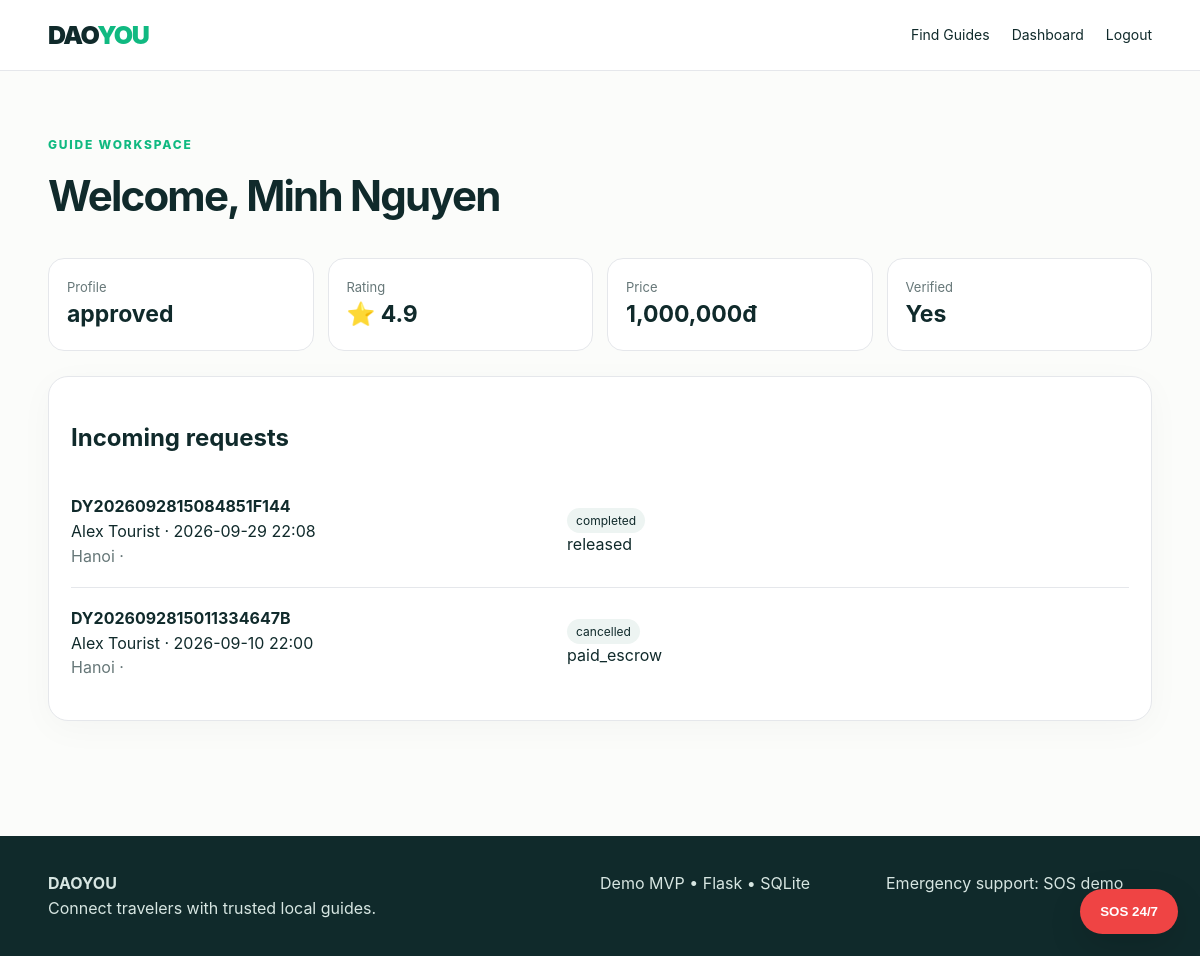
The app's page /dashboard/guide (signed in) with its own data.
### app.py (models this page shows)
class User(db.Model):
    id = db.Column(db.Integer, primary_key=True)
    name = db.Column(db.String(120), nullable=False)
    email = db.Column(db.String(180), unique=True, nullable=False)
    password_hash = db.Column(db.String(255), nullable=False)
    role = db.Column(db.String(20), default="tourist", nullable=False)
    created_at = db.Column(db.DateTime, default=datetime.utcnow)
    guide_profile = db.relationship("GuideProfile", backref="user", uselist=False, cascade="all, delete-orphan")
    bookings_as_tourist = db.relationship("Booking", foreign_keys="Booking.tourist_id", backref="tourist")
    bookings_as_guide = db.relationship("Booking", foreign_keys="Booking.guide_id", backref="guide")
    reviews_written = db.relationship("Review", foreign_keys="Review.tourist_id", backref="reviewer")

class GuideProfile(db.Model):
    id = db.Column(db.Integer, primary_key=True)
    user_id = db.Column(db.Integer, db.ForeignKey("user.id"), unique=True, nullable=False)
    bio = db.Column(db.Text, default="")
    location = db.Column(db.String(120), default="Hanoi")
    languages = db.Column(db.String(300), default="English")
    specialties = db.Column(db.String(400), default="Culture")
    experience_years = db.Column(db.Integer, default=1)
    price = db.Column(db.Integer, default=1000000)
    guide_type = db.Column(db.String(30), default="Professional")
    certificate_file = db.Column(db.String(255))
    intro_video_file = db.Column(db.String(255))
    status = db.Column(db.String(30), default="pending")
    verified = db.Column(db.Boolean, default=False)
    rating = db.Column(db.Float, default=0.0)
    review_count = db.Column(db.Integer, default=0)
    available = db.Column(db.Boolean, default=True)
    created_at = db.Column(db.DateTime, default=datetime.utcnow)

class Booking(db.Model):
    id = db.Column(db.Integer, primary_key=True)
    order_id = db.Column(db.String(40), unique=True, nullable=False)
    tourist_id = db.Column(db.Integer, db.ForeignKey("user.id"), nullable=False)
    guide_id = db.Column(db.Integer, db.ForeignKey("user.id"), nullable=False)
    start_time = db.Column(db.DateTime, nullable=False)
    location = db.Column(db.String(200), nullable=False)
    note = db.Column(db.Text, default="")
    base_price = db.Column(db.Integer, nullable=False)
    tourist_fee = db.Column(db.Integer, nullable=False)
    total_price = db.Column(db.Integer, nullable=False)
    guide_fee = db.Column(db.Integer, nullable=False)
    guide_payout = db.Column(db.Integer, nullable=False)
    status = db.Column(db.String(30), default="awaiting_guide")
    payment_status = db.Column(db.String(30), default="unpaid")
    created_at = db.Column(db.DateTime, default=datetime.utcnow)
    paid_at = db.Column(db.DateTime)
    completed_at = db.Column(db.DateTime)
    cancelled_at = db.Column(db.DateTime)
    review = db.relationship("Review", backref="booking", uselist=False, cascade="all, delete-orphan")

### app.py (the view)
@app.route("/dashboard/guide")
@role_required("guide")
def guide_dashboard():
    profile = current_user().guide_profile
    bookings = Booking.query.filter_by(guide_id=current_user().id).order_by(Booking.created_at.desc()).all()
    return render_template("guide_dashboard.html", profile=profile, bookings=bookings)

### app.py (called while the page is built)
def current_user():
    uid = session.get("user_id")
    return db.session.get(User, uid) if uid else None

@app.context_processor
def inject_globals():
    return {"current_user": current_user(), "now": datetime.utcnow()}

def role_required(role):
    def decorator(view):
        @wraps(view)
        def wrapper(*args, **kwargs):
            user = current_user()
            if not user:
                flash("Vui lòng đăng nhập.", "warning")
                return redirect(url_for("login"))
            if user.role != role:
                abort(403)
            return view(*args, **kwargs)
        return wrapper
    return decorator

### templates/guide_dashboard.html (shortened to what this page needs)
{% extends "base.html" %}
{% block content %}
<section class="container page">
  <div class="page-head"><div class="eyebrow">GUIDE WORKSPACE</div><h1>Welcome, {{ current_user.name }}</h1></div>
  <div class="stats-grid">
    <div class="metric"><span>Profile</span><b>{{ profile.status if profile else 'pending' }}</b></div>
    <div class="metric"><span>Rating</span><b>⭐ {{ "%.1f"|format(profile.rating) if profile else '0.0' }}</b></div>
    <div class="metric"><span>Price</span><b>{{ "{:,}".format(profile.price) if profile else 0 }}đ</b></div>
    <div class="metric"><span>Verified</span><b>{{ 'Yes' if profile and profile.verified else 'No' }}</b></div>
  </div>
  <div class="table-card">
    <h2>Incoming requests</h2>
    {% for b in bookings %}
      <div class="booking-row">
        <div><b>{{ b.order_id }}</b><br>{{ b.tourist.name }} · {{ b.start_time.strftime('%Y-%m-%d %H:%M') }}<br><span class="muted">{{ b.location }} · {{ b.note }}</span></div>
        <div><span class="status">{{ b.status }}</span><br>{{ b.payment_status }}</div>
      </div>
    {% else %}<div class="empty">No incoming bookings.</div>{% endfor %}
  </div>
</section>
{% endblock %}

### static/css/style.css (style rules this page uses)
:root { --ink:#102a2b; --muted:#667778; --mint:#10b981; --mint2:#d9f8ec; --cream:#f7f5ef; --white:#fff; --danger:#ef4444; --line:#e5e7eb; }
* { box-sizing:border-box }
body { margin:0;font-family:Inter,ui-sans-serif,system-ui,-apple-system,BlinkMacSystemFont,"Segoe UI",sans-serif;color:var(--ink);background:#fbfcfa;line-height:1.55 }
.container { width:min(1120px,92%);margin:auto }
.eyebrow { color:var(--mint);font-size:12px;font-weight:850;letter-spacing:1.8px }
.guide-card,.form-card,.booking-card,.table-card,.payment-card { background:#fff;border:1px solid var(--line);border-radius:20px;padding:22px;box-shadow:0 8px 35px #0d2e2a08 }
.muted { color:var(--muted) }
.page { padding:55px 0 }
.page-head { margin-bottom:30px }
.page-head h1 { font-size:42px;letter-spacing:-1.8px;margin:8px 0 }
.table-card { overflow:hidden }
.booking-row { display:grid;grid-template-columns:2fr 1fr 1.2fr auto;gap:18px;align-items:center;padding:18px 0;border-bottom:1px solid var(--line) }
.booking-row:last-child { border-bottom:0 }
.status { background:#edf4f2;padding:5px 9px;border-radius:999px;font-size:12px }
.stats-grid { display:grid;grid-template-columns:repeat(4,1fr);gap:14px;margin-bottom:25px }
.metric { background:#fff;border:1px solid var(--line);border-radius:16px;padding:18px }
.metric span { display:block;color:var(--muted);font-size:13px }
.metric b { font-size:23px }

### records on screen
User: name "Minh Nguyen"
GuideProfile: status "approved", rating "4.9", price "1,000,000", verified "Yes"
Booking: order_id "DY2026092815084851F144", tourist.name "Alex Tourist", start_time "2026-09-29 22:08", location "Hanoi", status "completed", payment_status "released"
Booking: order_id "DY2026092815011334647B", tourist.name "Alex Tourist", start_time "2026-09-10 22:00", location "Hanoi", status "cancelled", payment_status "paid_escrow"
